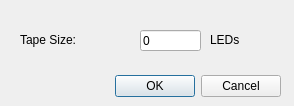
<?xml version="1.0" encoding="UTF-8"?>
<ui version="4.0">
 <class>ResizeTape</class>
 <widget class="QDialog" name="ResizeTape">
  <property name="geometry">
   <rect>
    <x>0</x>
    <y>0</y>
    <width>294</width>
    <height>106</height>
   </rect>
  </property>
  <property name="windowTitle">
   <string>Resize Tape</string>
  </property>
  <widget class="QDialogButtonBox" name="buttonBox">
   <property name="geometry">
    <rect>
     <x>20</x>
     <y>70</y>
     <width>261</width>
     <height>32</height>
    </rect>
   </property>
   <property name="orientation">
    <enum>Qt::Horizontal</enum>
   </property>
   <property name="standardButtons">
    <set>QDialogButtonBox::Cancel|QDialogButtonBox::Ok</set>
   </property>
  </widget>
  <widget class="QLabel" name="label">
   <property name="geometry">
    <rect>
     <x>20</x>
     <y>30</y>
     <width>121</width>
     <height>19</height>
    </rect>
   </property>
   <property name="text">
    <string>Tape Size:</string>
   </property>
  </widget>
  <widget class="QLineEdit" name="tapeSize">
   <property name="geometry">
    <rect>
     <x>140</x>
     <y>30</y>
     <width>61</width>
     <height>21</height>
    </rect>
   </property>
   <property name="text">
    <string>0</string>
   </property>
   <property name="maxLength">
    <number>10</number>
   </property>
  </widget>
  <widget class="QLabel" name="label_2">
   <property name="geometry">
    <rect>
     <x>210</x>
     <y>30</y>
     <width>51</width>
     <height>19</height>
    </rect>
   </property>
   <property name="text">
    <string>LEDs</string>
   </property>
  </widget>
 </widget>
 <resources/>
 <connections>
  <connection>
   <sender>buttonBox</sender>
   <signal>accepted()</signal>
   <receiver>ResizeTape</receiver>
   <slot>accept()</slot>
   <hints>
    <hint type="sourcelabel">
     <x>248</x>
     <y>254</y>
    </hint>
    <hint type="destinationlabel">
     <x>157</x>
     <y>274</y>
    </hint>
   </hints>
  </connection>
  <connection>
   <sender>buttonBox</sender>
   <signal>rejected()</signal>
   <receiver>ResizeTape</receiver>
   <slot>reject()</slot>
   <hints>
    <hint type="sourcelabel">
     <x>316</x>
     <y>260</y>
    </hint>
    <hint type="destinationlabel">
     <x>286</x>
     <y>274</y>
    </hint>
   </hints>
  </connection>
 </connections>
</ui>
